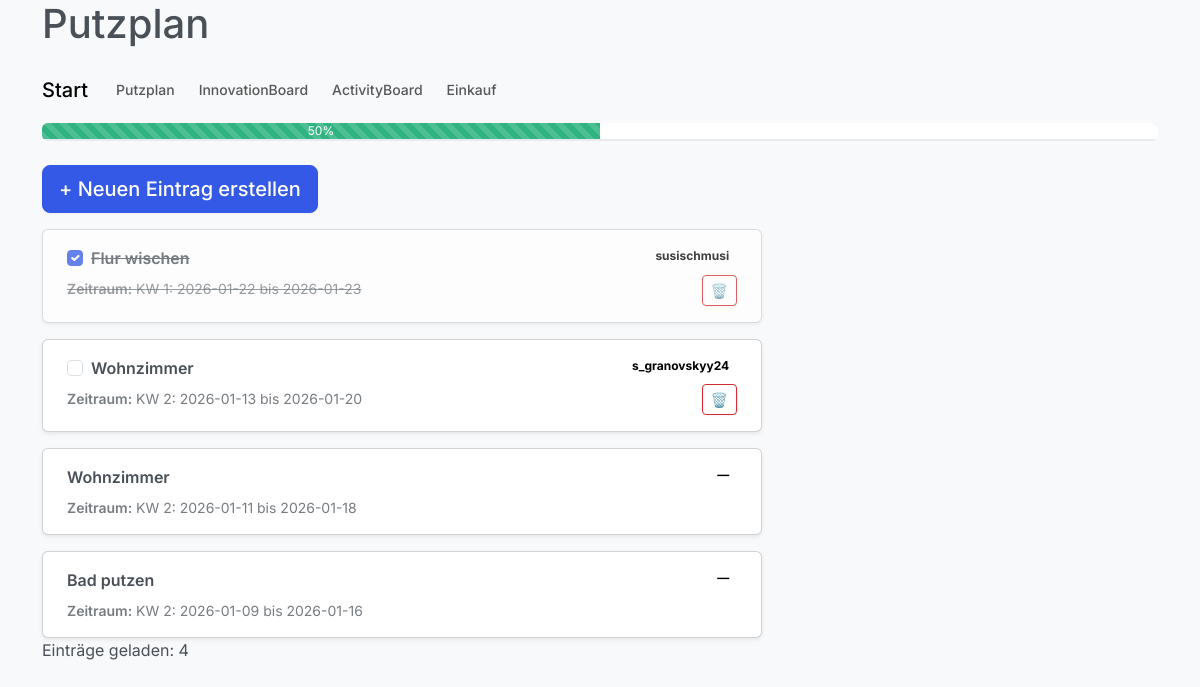
Screenshot of /putzplan/ (signed in) with the database file from the repository.
### db.py (models this page shows)
class CleaningTemplate(db.Model):
    __tablename__ = 'CLEANING_TEMPLATE'
    template_id = db.Column(db.Integer, primary_key=True, index=True)
    wg_id = db.Column(db.Integer, db.ForeignKey('WG.wg_id'), nullable=False)
    name = db.Column(db.String, nullable=False)
    description = db.Column(db.String)
    frequency = db.Column(db.String, nullable=False)
    is_active = db.Column(db.Boolean, default=True)
    position = db.Column(db.Integer)
    wg = db.relationship('Wg', back_populates='cleaning_templates')
    tasks = db.relationship('CleaningTask', back_populates='template', cascade='all, delete-orphan')

class User(db.Model):
    __tablename__ = 'USER'
    user_id = db.Column(db.Integer, primary_key=True, index=True, unique=True)
    username = db.Column(db.String, nullable=False, unique=True)
    password_hash = db.Column(db.String, nullable=False, unique=True)
    email = db.Column(db.String, nullable=False, unique=True)
    role = db.Column(db.String, nullable=False)
    wg_id = db.Column(db.Integer, db.ForeignKey('WG.wg_id'), nullable=True)
    wg = db.relationship('Wg', back_populates='users')
    cleaning_tasks = db.relationship('CleaningTask', back_populates='assigned_user')
    activities_created = db.relationship('Activity', back_populates='creator')
    ideas = db.relationship('Idea', back_populates='creator',foreign_keys='Idea.created_by')
    idea_comments = db.relationship('Idea_Comment', back_populates='user')
    idea_likes = db.relationship('Idea_Like', back_populates='user')
    added_items = db.relationship('ShoppingItem', foreign_keys='ShoppingItem.added_by', back_populates='added_by_user')
    assigned_items = db.relationship('ShoppingItem', foreign_keys='ShoppingItem.assigned_to', back_populates='assigned_to_user')
    joined_activities = db.relationship(
        "Activity",
        secondary=activity_participants,
        back_populates="participants"
    )  #joined_activities

### app.py (the view, shortened to what this page needs)
@app.route("/putzplan/", methods=["GET", "POST"])
def putzplan():
    if 'user_id' not in session:
        return redirect(url_for('login'))
    form = PutzplanForm()
    if request.method == "POST":
        print("POST angekommen")
        print("form.validate_on_submit():", form.validate_on_submit())
        print("form.errors:", form.errors)
        print("zustaendig raw:", request.form.get("zustaendig"))
    all_users = User.query.all()
    putzplan_eintraege = (CleaningTemplate.query
                          .filter_by(wg_id=1, is_active=True) #wg_id = user.wg_id
                          .order_by(CleaningTemplate.template_id.desc())
                          .all())
    tasks = (CleaningTask.query
         .join(CleaningTemplate)
         .filter(CleaningTemplate.wg_id == 1)
         .all())
    total_tasks = len(tasks)
    completed_tasks = sum(1 for t in tasks if t.status == "completed")
    progress = int((completed_tasks / total_tasks) * 100) if total_tasks else 0
    return render_template("putzplan.html", form=form, all_users=all_users,putzplan=putzplan_eintraege,
                           total_tasks=total_tasks, completed_tasks=completed_tasks, progress=progress)

### docs/forms.py
class PutzplanForm(FlaskForm):
    aufgabe = StringField('Aufgabe', validators=[InputRequired(), Length(min=1, max=100)], render_kw={"placeholder": "z.B. Bad putzen"})
    zustaendig = StringField('Zuständig', validators=[InputRequired(), Length(min=1, max=50), UserExistsValidator()], render_kw={"placeholder": "z.B. Max"})
    woche = IntegerField('Kalenderwoche', validators=[InputRequired(), NumberRange(min=1, max=53)], render_kw={"placeholder": "1-53"})
    von_datum = DateField('Von', validators=[InputRequired()], render_kw={"placeholder": "DD.MM.YYYY"})
    bis_datum = DateField('Bis', validators=[InputRequired()], render_kw={"placeholder": "DD.MM.YYYY"})
    submit = SubmitField('Erstellen')

### templates/putzplan.html (shortened to what this page needs)
{% extends "base.html" %}
{% block content %}
<h1>Putzplan</h1>
<nav class="navbar navbar-expand-lg navbar-light bg-light">
  <a class="navbar-brand" href="{{ url_for('dashboard') }}">Start</a>
  <div class="navbar-nav">
    <a class="nav-link" href="{{ url_for('putzplan') }}">Putzplan</a>
    <a class="nav-link" href="{{ url_for('innovation_board') }}">InnovationBoard</a>
    <a class="nav-link" href="{{ url_for('activity_board') }}">ActivityBoard</a>
    <a class="nav-link" href="{{ url_for('einkaufsplan') }}">Einkauf</a>
</nav>
{% set remaining = 100 - progress %}
<div class="progress-stacked" style="height: 18px;">
  <div class="progress"
       role="progressbar"
       aria-label="Erledigt"
       aria-valuenow="{{ progress|int }}"
       aria-valuemin="0"
       aria-valuemax="100"
       style="width: {{ progress|int }}%;">
    <div class="progress-bar bg-success progress-bar-striped progress-bar-animated">
      {{ progress|int }}%
    </div>
  </div>
  <div class="progress"
       role="progressbar"
       aria-label="Offen"
       aria-valuenow="{{ remaining|int }}"
       aria-valuemin="0"
       aria-valuemax="100"
       style="width: {{ remaining|int }}%;">
    <div class="progress-bar bg-secondary">
    </div>
  </div>
</div>
<br>
<label for="modalToggle" class="btn btn-lg btn-primary">
    + Neuen Eintrag erstellen
</label>
<div class="d-flex flex-column gap-3 mt-3">
  {% for eintrag in putzplan %}
    {% set task = eintrag.tasks[0] if eintrag.tasks else None %}
    {% set assigned_name = (eintrag.tasks[0].assigned_user.username if eintrag.tasks and eintrag.tasks[0].assigned_user else "—") %}
    {% set is_done = (task and task.status == 'completed') %}
    <div class="card shadow-sm {% if is_done %}opacity-75{% endif %}" style="max-width: 720px; width: 100%;">
      <div class="card-body">
        <div class="d-flex justify-content-between align-items-start gap-3">
          <div class="flex-grow-1">
            {% if task %}
              <form method="POST" action="{{ url_for('toggle_cleaning_task', task_id=task.task_id) }}" class="m-0">
                <div class="form-check">
                  <input class="form-check-input"
                         type="checkbox"
                         id="task{{ task.task_id }}"
                         name="done"
                         onchange="this.form.submit()"
                         {% if is_done %}checked{% endif %}>
                  <label class="form-check-label fw-semibold {% if is_done %}text-decoration-line-through{% endif %}"
                         for="task{{ task.task_id }}">
                    {{ eintrag.name }}
                  </label>
                </div>
              </form>
            {% else %}
              <div class="fw-semibold">{{ eintrag.name }}</div>
            {% endif %}
            <div class="mt-2 small text-body-secondary {% if is_done %}text-decoration-line-through{% endif %}">
              <span class="fw-semibold">Zeitraum:</span> {{ eintrag.description }}
            </div>
          </div>
          <div class="d-flex flex-column align-items-end gap-2">
            <span class="badge text-bg-secondary">{{ assigned_name }}</span>
            {% if task %}
              <form method="POST" action="{{ url_for('delete_cleaning_task', template_id=eintrag.template_id) }}" class="m-0">
                <button type="submit"
                        class="btn btn-sm btn-outline-danger"
                        onclick="return confirm('Aufgabe wirklich löschen?');">
                  🗑️
                </button>
              </form>
            {% endif %}
          </div>
        </div>
      </div>
    </div>
  {% else %}
    <div class="alert alert-info" style="max-width: 720px;">
      Noch keine Einträge im Putzplan. Sei die/der Erste!
    </div>
  {% endfor %}
</div>
<p>Einträge geladen: {{ putzplan|length }}</p>
{%endblock %}

### rows the page displays
CleaningTemplate: name "Flur wischen", description "KW 1: 2026-01-22 bis 2026-01-23"
User: username "susischmusi"
CleaningTemplate: name "Wohnzimmer", description "KW 2: 2026-01-13 bis 2026-01-20"
User: username "s_granovskyy24"
CleaningTemplate: name "Wohnzimmer", description "KW 2: 2026-01-11 bis 2026-01-18", assigned_name "—"
CleaningTemplate: name "Bad putzen", description "KW 2: 2026-01-09 bis 2026-01-16", assigned_name "—"

### other values shown
{{ progress|int }} "50"
{{ putzplan|length }} "4"
